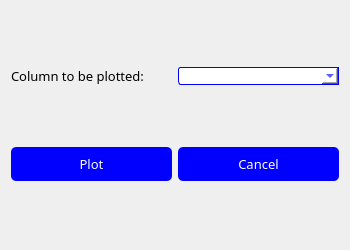
<?xml version="1.0" encoding="UTF-8"?>
<ui version="4.0">
 <class>Dialog</class>
 <widget class="QDialog" name="Dialog">
  <property name="geometry">
   <rect>
    <x>0</x>
    <y>0</y>
    <width>350</width>
    <height>250</height>
   </rect>
  </property>
  <property name="windowTitle">
   <string>Dialog</string>
  </property>
  <layout class="QGridLayout" name="gridLayout">
   <item row="0" column="0">
    <layout class="QHBoxLayout" name="horizontalLayout">
     <item>
      <widget class="QLabel" name="label">
       <property name="font">
        <font>
         <family>Tw Cen MT</family>
         <pointsize>10</pointsize>
        </font>
       </property>
       <property name="text">
        <string>Column to be plotted:</string>
       </property>
      </widget>
     </item>
     <item>
      <widget class="QComboBox" name="colplot">
       <property name="styleSheet">
        <string notr="true">QComboBox{
background-color: white;
color: blue;
border: 1px solid blue;
border-top-left-radius: 3px;
border-bottom-left-radius: 3px;
}</string>
       </property>
      </widget>
     </item>
    </layout>
   </item>
   <item row="1" column="0">
    <layout class="QHBoxLayout" name="horizontalLayout_2">
     <item>
      <widget class="QPushButton" name="plot">
       <property name="font">
        <font>
         <family>Tw Cen MT</family>
         <pointsize>10</pointsize>
        </font>
       </property>
       <property name="styleSheet">
        <string notr="true">background-color: blue;
color: white;
border-radius: 5px;
padding: 8px 16px 8px 16px;</string>
       </property>
       <property name="text">
        <string>Plot</string>
       </property>
      </widget>
     </item>
     <item>
      <widget class="QPushButton" name="cancel">
       <property name="font">
        <font>
         <family>Tw Cen MT</family>
         <pointsize>10</pointsize>
        </font>
       </property>
       <property name="styleSheet">
        <string notr="true">background-color: blue;
color: white;
border-radius: 5px;
padding: 8px 16px 8px 16px;</string>
       </property>
       <property name="text">
        <string>Cancel</string>
       </property>
      </widget>
     </item>
    </layout>
   </item>
  </layout>
 </widget>
 <resources/>
 <connections/>
</ui>
